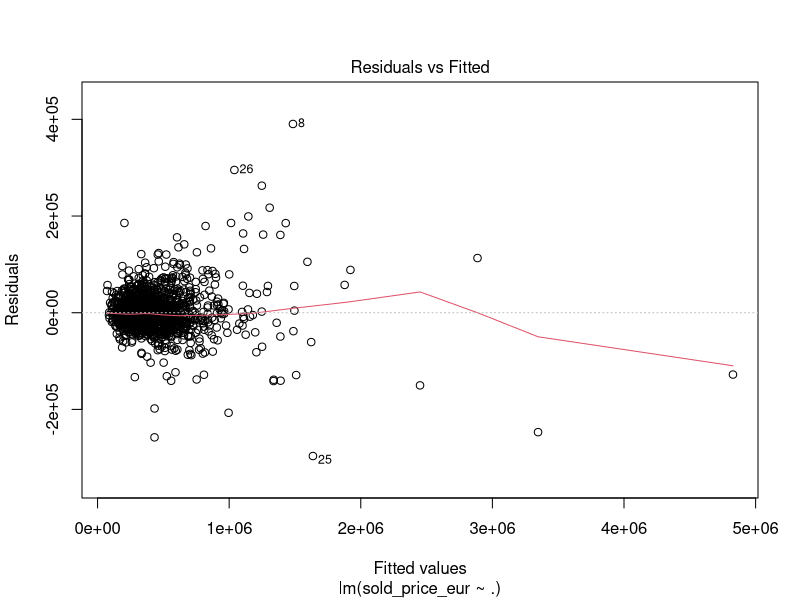
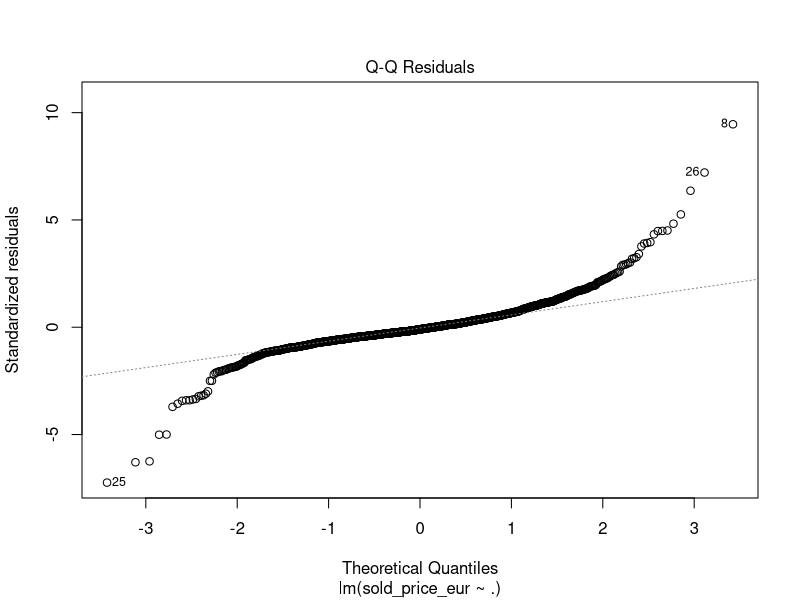
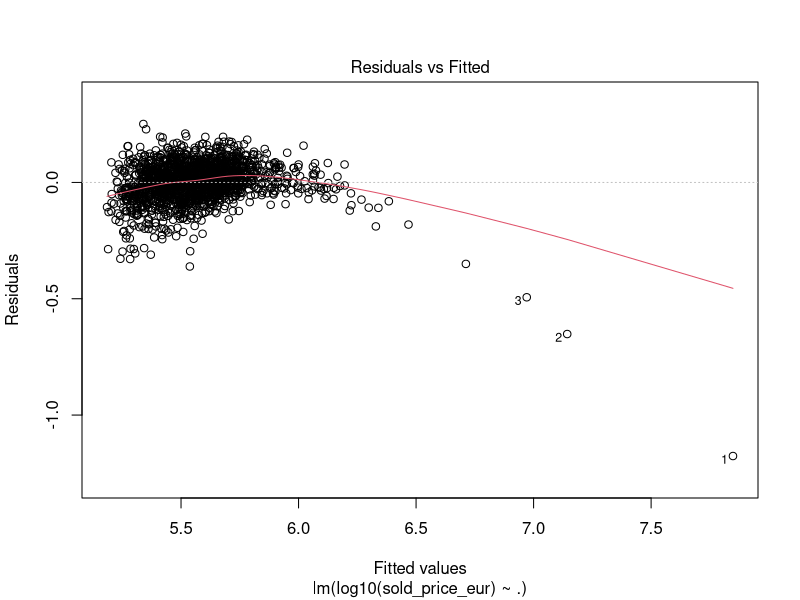
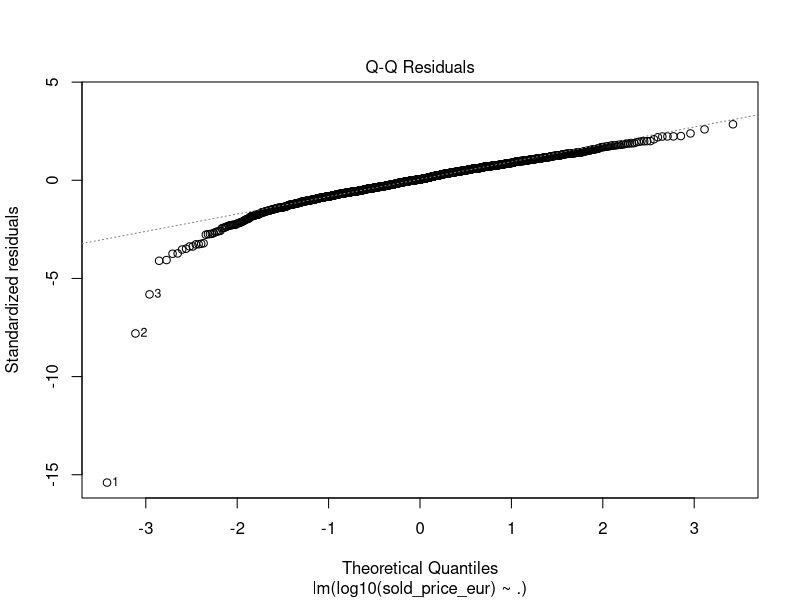
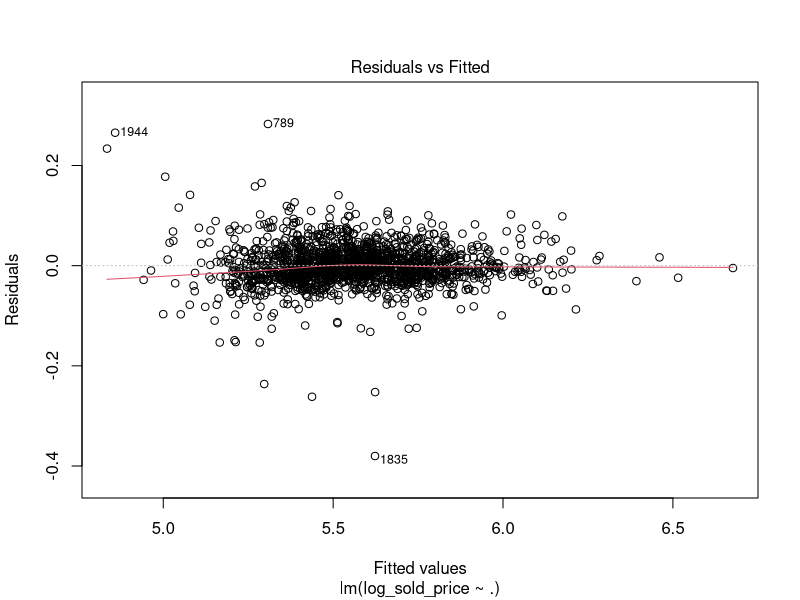
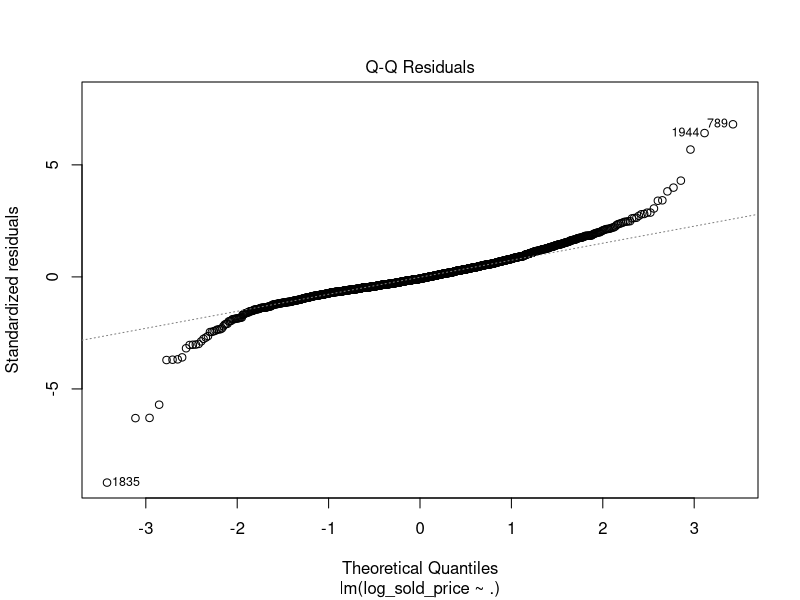
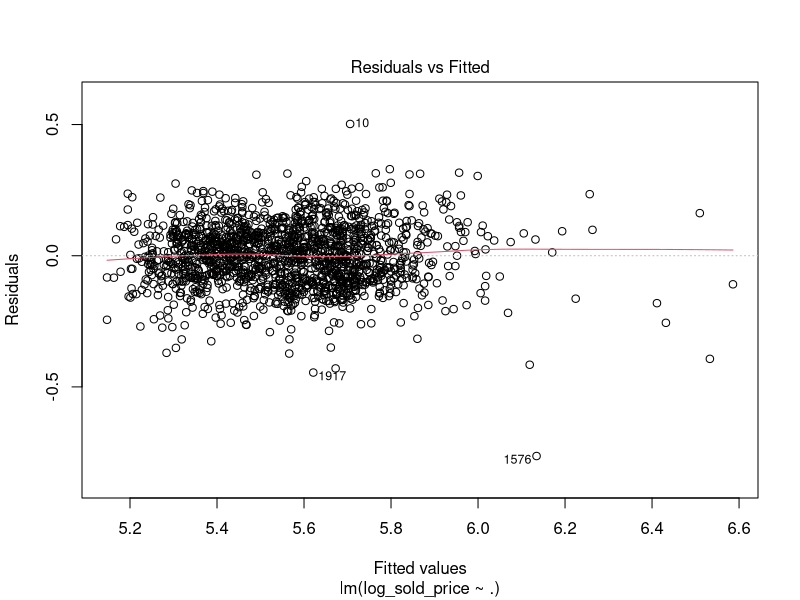
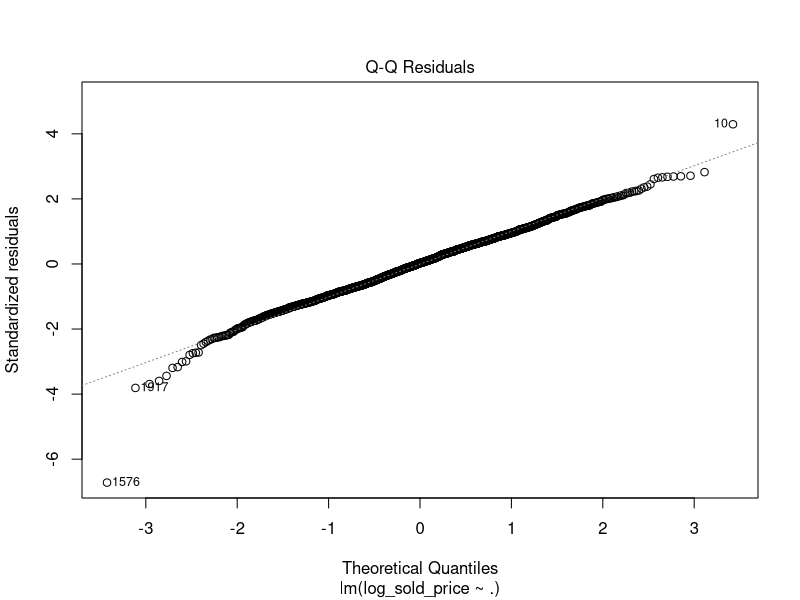

Write the R code that produced these figures, in order.
## ---- chunk 1
library(tidyverse)
library(caret)
## ---- chunk 2
setwd("C:/Users/iceim/Dropbox/Data Analytics DKIT/Year 2/Project")
houses = read_csv("houses.csv")
## ---- chunk 3
# Inspecting the structure of the data
str(houses)
## ---- chunk 4
# Taking a look at the summary of each variable
summary(houses)
## ---- chunk 5
# Creating a new data frame with variables needed for the model
h <- houses %>%
  select(sold_price_eur, asking_price_eur, bed_no, bath_no, size, house_type, county) %>% 
  mutate(region = county) %>% 
   group_by(region = fct_collapse(county,  
      "dublin" = c("dublin"),
      "cork" = c("cork"),
      "galway" = c("galway"),
      "dub_inner_ring" = c("wicklow", "kildare", "meath"),
      "dub_outer_ring" = c("louth", "westmeath", "offaly", "laois", "carlow"),
      "urban_south" = c("limerick", "waterford"),
      "other" = c("cavan", "clare", "donegal", "kerry", "kilkenny", "leitrim", "longford", "mayo", "monaghan", "roscommon", "sligo", "tipperary", "wexford"))) %>% 
  relocate(region, .after=county) %>% 
  select(-county) # Removing the 'county' variable now that we have the 26 counties merged into 7 regions
## ---- chunk 6
replace_house_types <- c("Duplex"="Apartment",
                         "Bungalow"="Detached",
                         "End of Terrace"="Semi-D",
                         "Townhouse"="Terrace")
            
# Using str_replace_all() to replace the names in the house_type column
h <- data.frame(h)
h$house_type <- str_replace_all(h$house_type, replace_house_types)
## ---- chunk 7
# Inspecting the result
head(h)
## ---- chunk 8
# Creating dummy variables from the categorical variables: house_type and region
h$detached <- ifelse(h$house_type == "Detached", 1, 0)
h$semi_d <- ifelse(h$house_type == "Semi-D", 1, 0)
h$terrace <- ifelse(h$house_type == "Terrace", 1, 0)
h$apartment <- ifelse(h$house_type == "Apartment", 1, 0)
h$dublin <- ifelse(h$region == "dublin", 1, 0)
h$cork <- ifelse(h$region == "cork", 1, 0)
h$galway <- ifelse(h$region == "galway", 1, 0)
h$dub_inner_ring <- ifelse(h$region == "dub_inner_ring", 1, 0)
h$dub_outer_ring <- ifelse(h$region == "dub_outer_ring", 1, 0)
h$urban_south <- ifelse(h$region == "urban_south", 1, 0)
h$other <- ifelse(h$region == "other", 1, 0)

## ---- chunk 9
# Inspecting the result
head(h)
## ---- chunk 10
# Removing the categorical variables now that the individual categories were converted into dummy variables
h <- h %>% select(-house_type, -region)
## ---- chunk 11
# Creating a full model using a statistical approach
m <- lm(sold_price_eur ~ ., data = h)
## ---- chunk 12
# Inspecting the result of the model
summary(m)
## ---- chunk 13
plot(m,which=1)
## ---- chunk 14
plot(m,which=2)
## ---- chunk 15
m1 <- lm(log10(sold_price_eur) ~ ., data = h)

summary(m1)
## ---- chunk 16
plot(m1,which=1)
plot(m1,which=2)
## ---- chunk 17
h2 <- h %>% 
  mutate(log_sold_price = log10(sold_price_eur), 
         log_asking_price = log10(asking_price_eur)) %>% 
  select(-sold_price_eur, -asking_price_eur)

head(h2)
## ---- chunk 18
m2 <- lm(log_sold_price ~ ., data = h2)

summary(m2)

## ---- chunk 19
plot(m2,which=1)
plot(m2,which=2)
## ---- chunk 20
h3 <- h2 %>% 
  select(-log_asking_price, -apartment, -other)

m3 <- lm(log_sold_price ~ ., data = h3)

summary(m3)

## ---- chunk 21
plot(m3,which=1)
plot(m3,which=2)
## ---- chunk 22
h4 <- h3 %>% 
  select(-bath_no)

m4 <- lm(log_sold_price ~ ., data = h4)

summary(m4)
## ---- chunk 23
plot(m4,which=1)
plot(m4,which=2)
## ---- chunk 24
# Removing NA's as at this point it won't work for calculating the R2, RMSE and MAE
h5 <- h4 %>% 
  filter(across(everything(),
                ~ !is.na(.)))
dim(h5)

h_80 <- round(0.8 * nrow(h5))

set.seed(123)
h_train_index <- sample(1:nrow(h5), h_80)
h_train <- h5[h_train_index, ]

h_test <- h5[-h_train_index, ]

head(h_train, 2)
head(h_test, 2)

dim(h_train)
dim(h_test)

## ---- chunk 25
# Fitting the model on the training data
m5 <- lm(log_sold_price ~ ., data = h_train)

summary(m5)
## ---- chunk 26

h_test$pred <- predict(m5, h_test)

head(h_test)

## ---- chunk 27
# Measuring performance by comparing the prediction with the data using multiple criterion
R_sq <- R2(h_test$pred, h_test$log_sold_price)
RMSE <- RMSE(h_test$pred, h_test$log_sold_price)
MAE <- MAE(h_test$pred, h_test$log_sold_price)
print(c(R_sq, RMSE, MAE))
## ---- chunk 28
ggplot(h_test, aes(x=log_sold_price, y=pred))+
  geom_point()+
   geom_smooth(method = lm)
